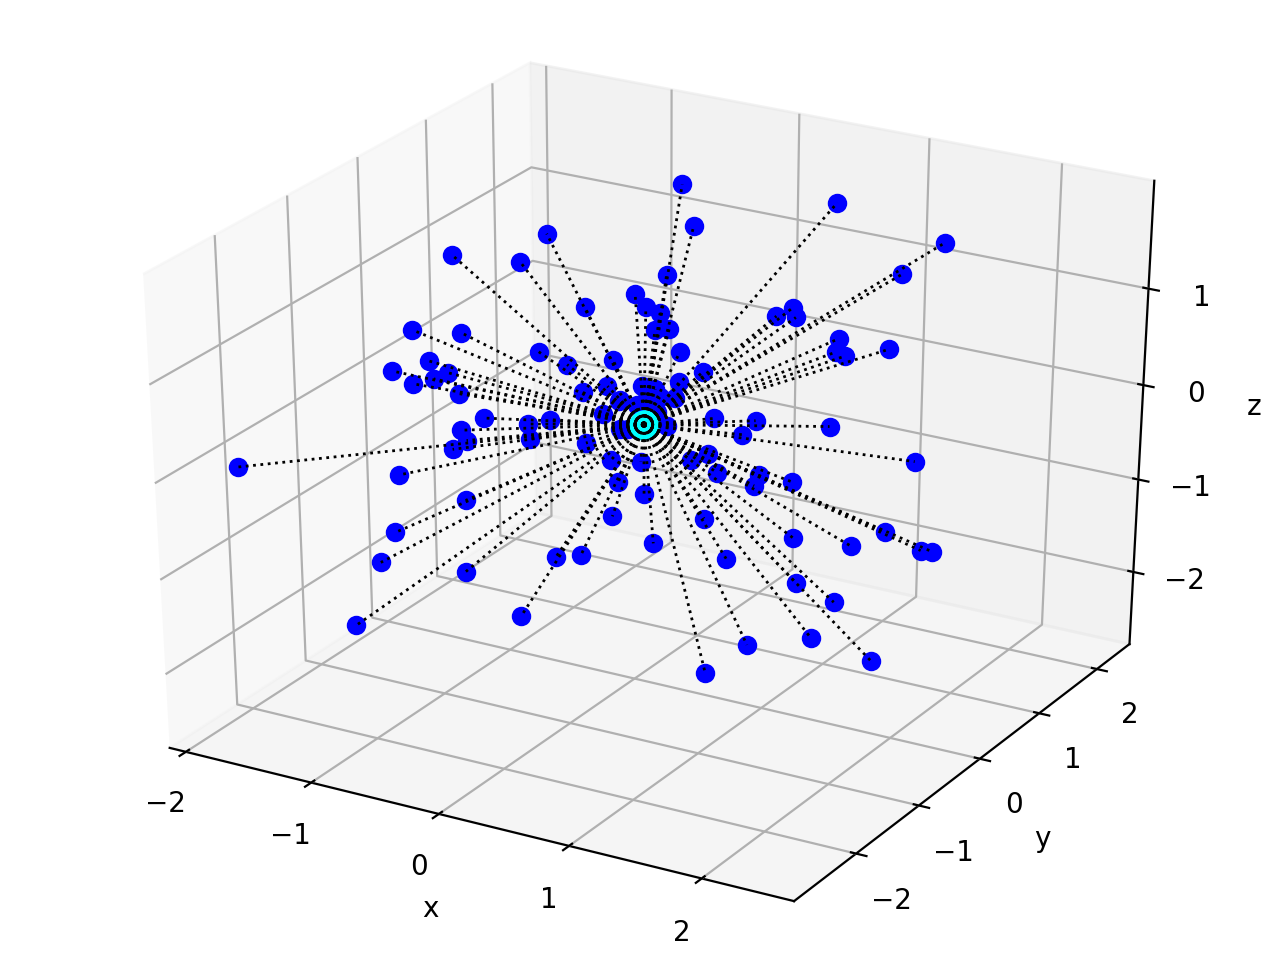

Write the Python code that produced this figure.
#coding: UTF-8
"""
3Dの散布図をplotし、その中心点と各点を点線でつなぐサンプルコード


"""
#3Dを表示するにはmpl_toolkits.mplot3dが必要
from mpl_toolkits.mplot3d import Axes3D
#数値計算用のモジュール
import numpy as np

import matplotlib.pyplot as plot

#データ数
data_num = 100

data = np.random.randn(data_num,3)

x = data[:,0]
y = data[:,1]
z = data[:,2]

fig = plot.figure()
ax = Axes3D(fig)

#座標軸の定義
ax.set_xlabel('x')
ax.set_ylabel('y')
ax.set_zlabel('z')

ax.plot(x,y,z,marker="o",linestyle='none',color='blue')

#x,y,zはarray形式が必須
mean_x = [np.mean(x)]
mean_y = [np.mean(y)]
mean_z = [np.mean(z)]
ax.plot(mean_x,mean_y,mean_z,marker="o",linestyle='none',color='aqua',markersize="10")
print (f"mean(x,y,z) = ({mean_x},{mean_y},{mean_z}))")

for i in range(data_num):
    #この書き方が正しいのかは疑問
    line_x = [mean_x[0],x[i]]
    line_y = [mean_y[0],y[i]]
    line_z = [mean_z[0],z[i]]
    #print (f"mean_x = {mean_x},line_x = {line_x}")
    #ls=Line Style, lw=Linw width
    ax.plot(line_x,line_y,line_z,color="black",ls=":",lw="1")

plot.show()
